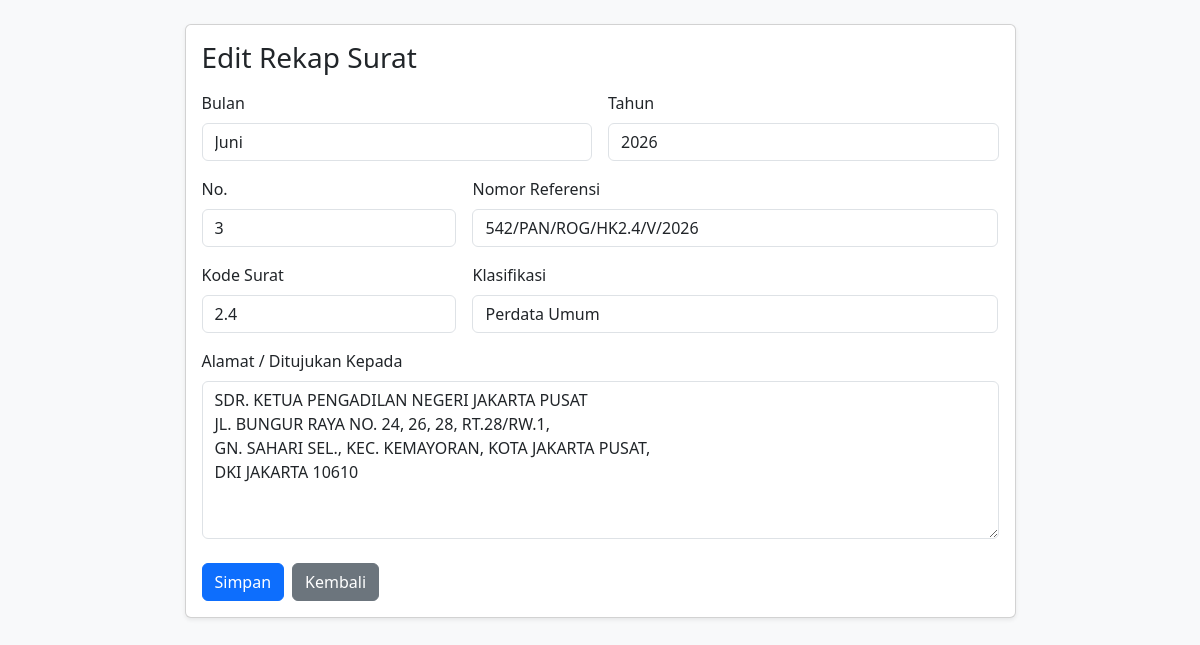
The app's page /rekap/edit/23 with its own data.
### tables this page shows
CREATE TABLE surat_rekap (
            id INTEGER PRIMARY KEY AUTOINCREMENT,
            bulan TEXT,
            tahun TEXT,
            nomor_urut INTEGER,
            nomor_referensi TEXT,
            kode_surat TEXT,
            klasifikasi TEXT,
            alamat TEXT
        );

### app.py (the view)
@app.route("/rekap/edit/<int:surat_id>", methods=["GET", "POST"])
def edit_rekap(surat_id):
    surat = get_surat_by_id(surat_id)
    if not surat:
        return redirect(url_for("rekap"))
    if request.method == "POST":
        data = request.form.to_dict()
        update_surat(surat_id, data)
        return redirect(url_for("rekap"))
    return render_template(
        "rekap_form.html",
        mode="edit",
        surat=surat
    )

### app.py (called while the page is built)
@app.before_request
def setup_database():
    init_db()

### services/db.py (called while the page is built)
def get_connection():
    conn = sqlite3.connect(DB_PATH)
    conn.row_factory = sqlite3.Row
    return conn

def init_db():
    conn = get_connection()
    cursor = conn.cursor()
    cursor.execute("""
        CREATE TABLE IF NOT EXISTS surat_rekap (
            id INTEGER PRIMARY KEY AUTOINCREMENT,
            bulan TEXT,
            tahun TEXT,
            nomor_urut INTEGER,
            nomor_referensi TEXT,
            kode_surat TEXT,
            klasifikasi TEXT,
            alamat TEXT
        )
    """)
    conn.commit()
    conn.close()

def get_surat_by_id(surat_id):
    conn = get_connection()
    cursor = conn.cursor()
    cursor.execute(
        "SELECT * FROM surat_rekap WHERE id = ?",
        (surat_id,)
    )
    row = cursor.fetchone()
    conn.close()
    return row

### templates/rekap_form.html (shortened to what this page needs)
<!doctype html>
<html lang="id">
<head>
  <link href="https://cdn.jsdelivr.net/npm/bootstrap@5.3.3/dist/css/bootstrap.min.css" rel="stylesheet">
</head>
<body class="bg-light">
<div class="container py-4">
  <div class="row justify-content-center">
    <div class="col-lg-9">
      <div class="card shadow-sm">
        <div class="card-body">
          <h3 class="mb-3">
            {% if mode == 'edit' %}
              Edit Rekap Surat
            {% else %}
              Tambah Rekap Surat
            {% endif %}
          </h3>
          <form method="post">
            <div class="row g-3">
              <div class="col-md-6">
                <label class="form-label">Bulan</label>
                <input name="bulan" class="form-control" required
                       value="{{ surat['bulan'] if surat else '' }}"
                       placeholder="Contoh: Juni">
              </div>
              <div class="col-md-6">
                <label class="form-label">Tahun</label>
                <input name="tahun" class="form-control" required
                       value="{{ surat['tahun'] if surat else '' }}"
                       placeholder="Contoh: 2026">
              </div>
              <div class="col-md-4">
                <label class="form-label">No.</label>
                <input name="nomor_urut" type="number" class="form-control" required
                       value="{{ surat['nomor_urut'] if surat else '' }}">
              </div>
              <div class="col-md-8">
                <label class="form-label">Nomor Referensi</label>
                <input name="nomor_referensi" class="form-control" required
                       value="{{ surat['nomor_referensi'] if surat else '' }}"
                       placeholder="Contoh: 777/PAN/ROG/HK1.3/VI/2026">
              </div>
              <div class="col-md-4">
                <label class="form-label">Kode Surat</label>
                <input name="kode_surat" class="form-control"
                       value="{{ surat['kode_surat'] if surat else '' }}"
                       placeholder="Contoh: 1.3">
              </div>
              <div class="col-md-8">
                <label class="form-label">Klasifikasi</label>
                <input name="klasifikasi" class="form-control"
                       value="{{ surat['klasifikasi'] if surat else '' }}"
                       placeholder="Contoh: Nota Kesepahaman">
              </div>
              <div class="col-12">
                <label class="form-label">Alamat / Ditujukan Kepada</label>
                <textarea name="alamat" class="form-control" rows="6" required
                          placeholder="SDR. KETUA PENGADILAN NEGERI BANJARMASIN&#10;JALAN D.I PANJAITAN NOMOR 27, ANTASAN BESAR,&#10;KOTA BANJARMASIN">{{ surat['alamat'] if surat else '' }}</textarea>
              </div>
            </div>
            <div class="mt-4 d-flex gap-2">
              <button type="submit" class="btn btn-primary">
                Simpan
              </button>
              <a href="/rekap" class="btn btn-secondary">
                Kembali
              </a>
            </div>
          </form>
        </div>
      </div>
    </div>
  </div>
</div>
</body>
</html>

### records on screen
surat_rekap: bulan "Juni", tahun "2026", nomor_urut "3", nomor_referensi "542/PAN/ROG/HK2.4/V/2026", kode_surat "2.4", klasifikasi "Perdata Umum", alamat "SDR. KETUA PENGADILAN NEGERI JAKARTA PUSAT JL. BUNGUR RAYA NO. 24, 26, 28, RT.28/RW.1, GN. SAHARI SEL., KEC. KEMAYORAN, KOTA JAKARTA PUSAT, DKI JAKARTA 10610"
